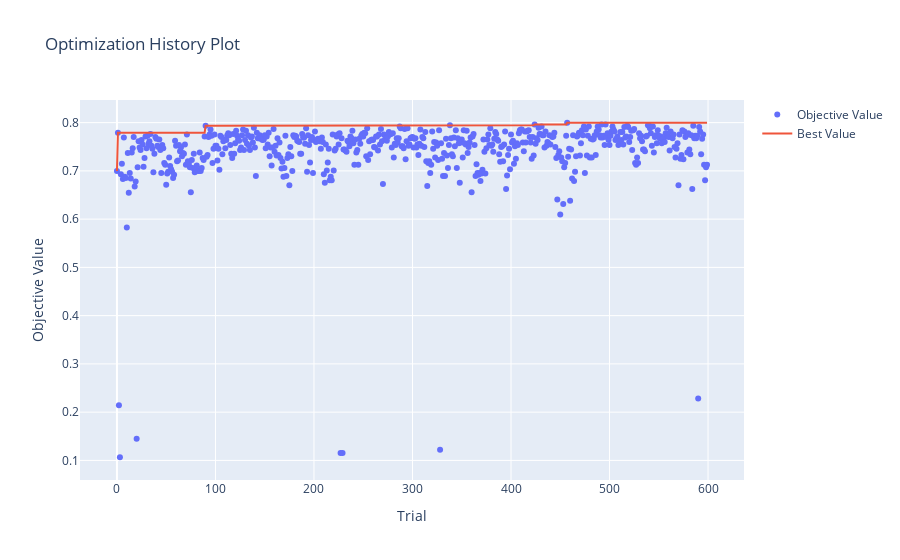

The notebook cell this image was saved under:
### Code cell
# Plotting the optimization history by trial number
optuna.visualization.plot_optimization_history(study)

### Figure 1 — Plotly figure (JSON) as saved in the notebook; plotly's stock layout.template omitted (floating-point values rounded to 4 significant figures; data arrays with more than 128 entries replaced by an {"elided": "..."} marker saying what was removed)
{"data": [{"mode": "markers", "name": "Objective Value", "type": "scatter", "x": {"elided": "600 int values"}, "y": {"elided": "600 float values"}}, {"mode": "lines", "name": "Best Value", "type": "scatter", "x": {"elided": "600 int values"}, "y": {"elided": "600 float values"}}, {"marker": {"color": "#cccccc"}, "mode": "markers", "name": "Infeasible Trial", "showlegend": false, "type": "scatter", "x": [], "y": []}], "layout": {"title": {"text": "Optimization History Plot"}, "xaxis": {"title": {"text": "Trial"}}, "yaxis": {"title": {"text": "Objective Value"}}}}
